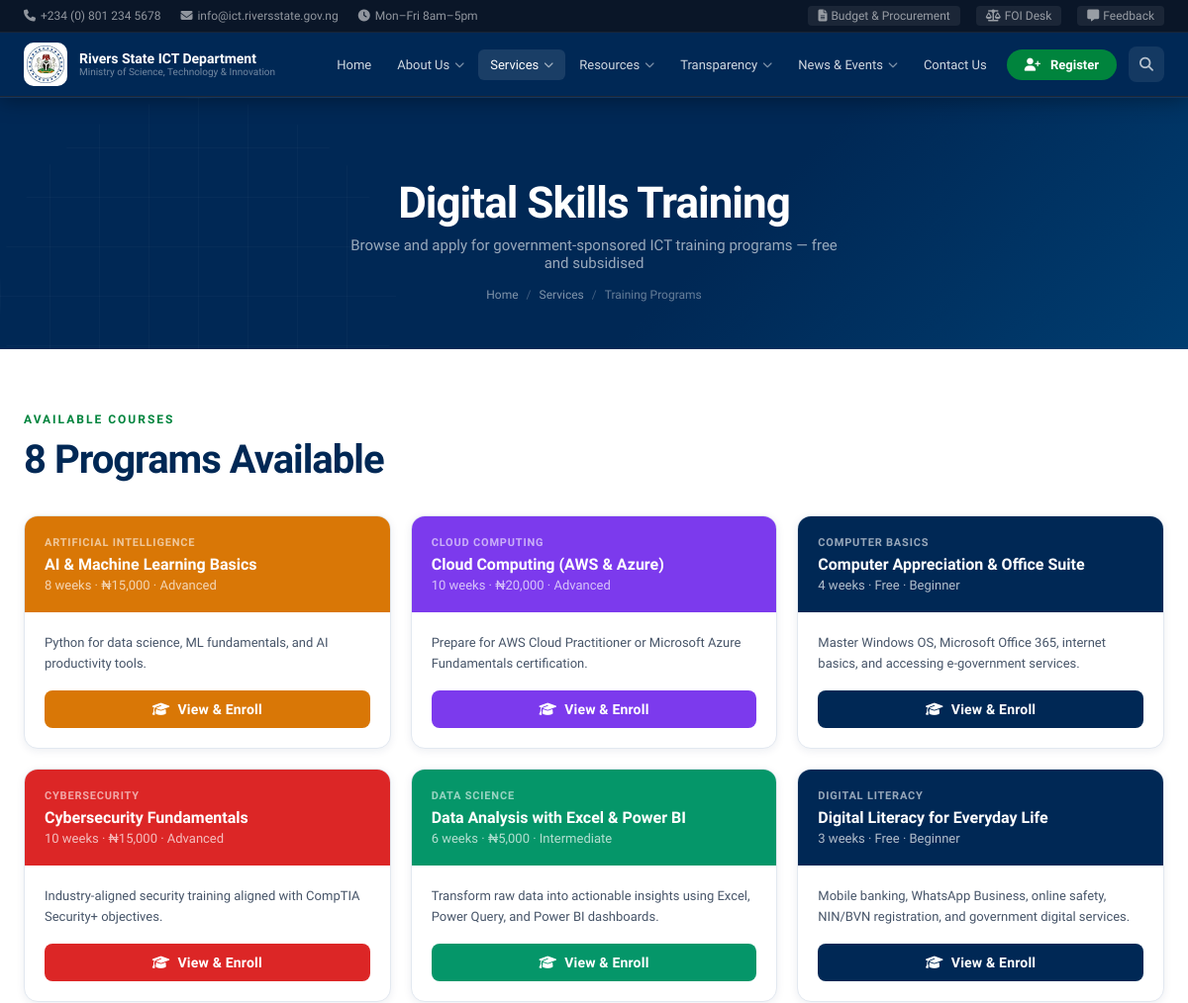
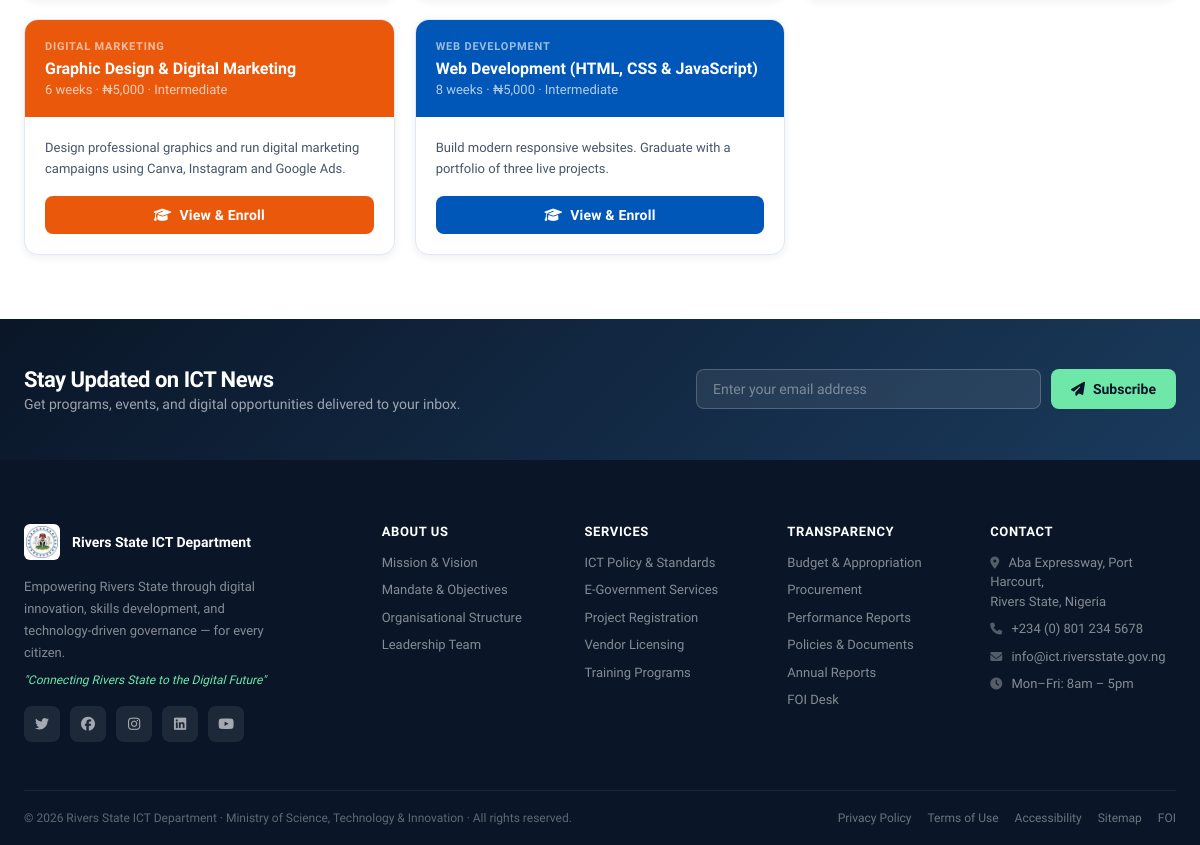
The app's page /services/training with its own data (2 pictures, top to bottom).
### app/models/models.py (models this page shows)
class Base(DeclarativeBase):
    pass

class Course(Base):
    __tablename__ = "courses"
    id = Column(String(36), primary_key=True, default=gen_uuid)
    title = Column(String(300), nullable=False); category = Column(String(100), nullable=False)
    description = Column(Text); duration_weeks = Column(Integer)
    fee = Column(Float, default=0.0); is_free = Column(Boolean, default=True)
    level = Column(String(50)); is_active = Column(Boolean, default=True)
    created_at = Column(DateTime, default=datetime.utcnow)
    sessions = relationship("TrainingSession", back_populates="course")

### app/routers/services_all.py (the view)
@training_router.get("", response_class=HTMLResponse)
async def training_index(request: Request, db: AsyncSession = Depends(get_db)):
    user = await get_current_user(request, db)
    courses = (await db.execute(select(Course).where(Course.is_active == True).order_by(Course.title))).scalars().all()
    return templates.TemplateResponse(request, "services/training/index.html", {
        "request": request, "page": "services", "user": user, "courses": courses
    })

### app/templates/services/training/index.html (shortened to what this page needs)
{% extends "base.html" %}
{% block content %}
<div class="page-header"><div class="ph-inner">
  <h1>Digital Skills Training</h1>
  <p>Browse and apply for government-sponsored ICT training programs — free and subsidised</p>
  <div class="breadcrumb"><a href="/">Home</a><span class="sep">/</span><a href="/services">Services</a><span class="sep">/</span><span>Training Programs</span></div>
</div></div>
<section class="section"><div class="section-inner">
  <div style="display:flex;justify-content:space-between;align-items:center;margin-bottom:32px;flex-wrap:wrap;gap:14px">
    <div><div class="section-label">Available Courses</div><div class="section-title" style="margin-bottom:0">{{ courses|length }} Programs Available</div></div>
  </div>
  {% if courses %}
  <div style="display:grid;grid-template-columns:repeat(auto-fill,minmax(300px,1fr));gap:20px">
    {% for c in courses %}
    {% set cat_color = {"Web Development":"#0057B8","Cybersecurity":"#dc2626","Cloud Computing":"#7c3aed","Artificial Intelligence":"#d97706","Data Science":"#059669","UI/UX":"#0891b2","Graphics Design":"#db2777","Digital Marketing":"#ea580c"} %}
    <div style="background:white;border:1px solid var(--gray-200);border-radius:14px;overflow:hidden;box-shadow:var(--shadow-sm)">
      <div style="background:{{ cat_color.get(c.category,'var(--navy)') }};padding:20px;color:white">
        <div style="font-size:11px;font-weight:700;text-transform:uppercase;letter-spacing:.8px;color:rgba(255,255,255,.6);margin-bottom:6px">{{ c.category }}</div>
        <h3 style="font-size:16px;font-weight:700;margin-bottom:4px">{{ c.title }}</h3>
        <div style="font-size:13px;color:rgba(255,255,255,.7)">{{ c.duration_weeks or "?" }} weeks · {% if c.is_free %}Free{% else %}₦{{ "{:,.0f}".format(c.fee) }}{% endif %} · {{ c.level or "All levels" }}</div>
      </div>
      <div style="padding:20px">
        <p style="font-size:13px;color:var(--gray-600);line-height:1.65;margin-bottom:16px">{{ c.description or "Comprehensive hands-on training with government certification." }}</p>
        <a href="/services/training/course/{{ c.id }}" class="btn btn-primary" style="width:100%;justify-content:center;background:{{ cat_color.get(c.category,'var(--navy)') }}"><i class="fas fa-graduation-cap"></i> View &amp; Enroll</a>
      </div>
    </div>
    {% endfor %}
  </div>
  {% else %}
  <div style="text-align:center;padding:80px 0;color:var(--gray-400)"><i class="fas fa-graduation-cap" style="font-size:48px;display:block;margin-bottom:16px;opacity:.3"></i><p>No courses available at this time. Check back soon.</p></div>
  {% endif %}
</div></section>
{% endblock %}

### app/templates/base.html (shortened to what this page needs)
<!DOCTYPE html>
<html lang="en">
<head>
  <link rel="stylesheet" href="https://cdnjs.cloudflare.com/ajax/libs/font-awesome/6.5.0/css/all.min.css">
  <link rel="stylesheet" href="/static/css/main.css">
</head>
<body>
<nav class="mega-nav" role="navigation" aria-label="Main navigation">
  <div class="top-bar" aria-label="Utility bar">
    <div class="top-bar-inner">
      <div class="top-bar-left">
        <span><i class="fas fa-phone" style="margin-right:5px"></i>+234 (0) 801 234 5678</span>
        <span><i class="fas fa-envelope" style="margin-right:5px"></i>info@ict.riversstate.gov.ng</span>
        <span><i class="fas fa-clock" style="margin-right:5px"></i>Mon–Fri 8am–5pm</span>
      </div>
      <div class="top-bar-right">
        <a href="/transparency"><i class="fas fa-file-alt" style="margin-right:4px"></i>Budget &amp; Procurement</a>
        <a href="/foi"><i class="fas fa-balance-scale" style="margin-right:4px"></i>FOI Desk</a>
        <a href="/contact#feedback"><i class="fas fa-comment-alt" style="margin-right:4px"></i>Feedback</a>
      </div>
    </div>
  </div>
  <div class="nav-main">
    <a class="nav-brand" href="/" aria-label="Rivers State ICT Department Home">
      <div class="nav-logo-box" style="background:white;padding:3px">
        <img src="/static/images/riverslogo.png" alt="Rivers State Coat of Arms" style="width:38px;height:38px;object-fit:contain;display:block">
      </div>
      <div class="nav-brand-text">
        <span class="t1">Rivers State ICT Department</span>
        <span class="t2">Ministry of Science, Technology &amp; Innovation</span>
      </div>
    </a>
    <div class="nav-links" role="menubar">
      <div class="nav-item" role="none">
        <a href="/" role="menuitem" class="{% if page=='home' %}active{% endif %}">Home</a>
      </div>
      <div class="nav-item" role="none">
        <a href="/about" role="menuitem" class="{% if page in ['about','staff','mandate','structure'] %}active{% endif %}">About Us <i class="fas fa-chevron-down arr"></i></a>
      </div>
      <div class="nav-item" role="none">
        <a href="/services" role="menuitem" class="{% if page in ['services','programs','training','vendor','project-reg'] %}active{% endif %}">Services <i class="fas fa-chevron-down arr"></i></a>
      </div>
      <div class="nav-item" role="none">
        <a href="/resources" role="menuitem" class="{% if page in ['resources','publications','annual-reports'] %}active{% endif %}">Resources <i class="fas fa-chevron-down arr"></i></a>
      </div>
      <div class="nav-item" role="none">
        <a href="/transparency" role="menuitem" class="{% if page in ['transparency','procurement','performance'] %}active{% endif %}">Transparency <i class="fas fa-chevron-down arr"></i></a>
      </div>
      <div class="nav-item" role="none">
        <a href="/news" role="menuitem" class="{% if page in ['news','gallery','events'] %}active{% endif %}">News &amp; Events <i class="fas fa-chevron-down arr"></i></a>
      </div>
      <div class="nav-item" role="none">
        <a href="/contact" role="menuitem" class="{% if page=='contact' %}active{% endif %}">Contact Us</a>
      </div>
      <div class="nav-item" role="none">
        <a href="/register" class="nav-cta" role="menuitem"><i class="fas fa-user-plus" style="margin-right:5px"></i>Register</a>
      </div>
    </div>
    <div class="nav-actions">
      <button class="nav-icon-btn" onclick="toggleSearch()" aria-label="Search site"><i class="fas fa-search"></i></button>
    </div>
  </div>
  <div class="search-bar" id="searchBar" role="search">
  </div>
</nav>
<div class="mobile-drawer" id="mobileDrawer" aria-modal="true" role="dialog">
</div>
<main id="main-content">
  {% block content %}{% endblock %}
</main>
{% block newsletter %}
<section class="newsletter-strip" aria-label="Newsletter subscription">
  <div class="nl-inner">
    <div class="nl-text">
      <h3>Stay Updated on ICT News</h3>
      <p>Get programs, events, and digital opportunities delivered to your inbox.</p>
    </div>
    <form class="nl-form" onsubmit="submitNewsletter(event)">
      <input type="email" name="email" placeholder="Enter your email address" required aria-label="Email address">
      <button type="submit"><i class="fas fa-paper-plane"></i> Subscribe</button>
    </form>
  </div>
</section>
{% endblock %}
<footer role="contentinfo">
  <div class="footer-inner">
    <div class="footer-top">
      <div class="footer-brand">
        <div class="fb-logo"><img src="/static/images/riverslogo.png" alt="Rivers State Coat of Arms" style="width:36px;height:36px;object-fit:contain;background:white;border-radius:6px;padding:2px"><span>Rivers State ICT Department</span></div>
        <p>Empowering Rivers State through digital innovation, skills development, and technology-driven governance — for every citizen.</p>
        <p class="footer-slogan">"Connecting Rivers State to the Digital Future"</p>
        <div class="social-links">
          <a href="#" class="social-link" aria-label="Twitter"><i class="fab fa-twitter"></i></a>
          <a href="#" class="social-link" aria-label="Facebook"><i class="fab fa-facebook"></i></a>
          <a href="#" class="social-link" aria-label="Instagram"><i class="fab fa-instagram"></i></a>
          <a href="#" class="social-link" aria-label="LinkedIn"><i class="fab fa-linkedin"></i></a>
          <a href="#" class="social-link" aria-label="YouTube"><i class="fab fa-youtube"></i></a>
        </div>
      </div>
      <div class="footer-col">
        <h4>About Us</h4>
        <a href="/about">Mission &amp; Vision</a>
        <a href="/mandate">Mandate &amp; Objectives</a>
        <a href="/structure">Organisational Structure</a>
        <a href="/staff">Leadership Team</a>
      </div>
      <div class="footer-col">
        <h4>Services</h4>
        <a href="/services">ICT Policy &amp; Standards</a>
        <a href="/services#egovt">E-Government Services</a>
        <a href="/project-registration">Project Registration</a>
        <a href="/vendor-licensing">Vendor Licensing</a>
        <a href="/programs">Training Programs</a>
      </div>
      <div class="footer-col">
        <h4>Transparency</h4>
        <a href="/transparency">Budget &amp; Appropriation</a>
        <a href="/procurement">Procurement</a>
        <a href="/performance">Performance Reports</a>
        <a href="/resources">Policies &amp; Documents</a>
        <a href="/annual-reports">Annual Reports</a>
        <a href="/foi">FOI Desk</a>
      </div>
      <div class="footer-col">
        <h4>Contact</h4>
        <p><i class="fas fa-map-marker-alt"></i> Aba Expressway, Port Harcourt,<br>Rivers State, Nigeria</p>
        <p><i class="fas fa-phone"></i> +234 (0) 801 234 5678</p>
        <p><i class="fas fa-envelope"></i> info@ict.riversstate.gov.ng</p>
        <p><i class="fas fa-clock"></i> Mon–Fri: 8am – 5pm</p>
      </div>
    </div>
    <div class="footer-bottom">
      <p>© 2026 Rivers State ICT Department · Ministry of Science, Technology &amp; Innovation · All rights reserved.</p>
      <div class="footer-links">
        <a href="/resources#privacy">Privacy Policy</a>
        <a href="/resources#terms">Terms of Use</a>
        <a href="/resources#accessibility">Accessibility</a>
        <a href="/sitemap">Sitemap</a>
        <a href="/foi">FOI</a>
      </div>
    </div>
  </div>
</footer>
</body>
</html>

### app/templates/base.html (style rules this page uses)
.mega-nav { background:var(--navy); position:fixed;top:0;left:0;right:0;z-index:1000;box-shadow:0 2px 20px rgba(0,0,0,.35); }
.top-bar { background:#0a1628;border-bottom:1px solid rgba(255,255,255,.06);padding:6px 0; }
.top-bar-inner { max-width:1280px;margin:0 auto;padding:0 24px;display:flex;justify-content:space-between;align-items:center;font-size:12px;color:rgba(255,255,255,.55); }
.top-bar a { color:rgba(255,255,255,.55);text-decoration:none; }
.top-bar-left { display:flex;gap:20px;align-items:center; }
.top-bar-right { display:flex;gap:16px;align-items:center; }
.top-bar-right a { background:rgba(255,255,255,.07);padding:3px 10px;border-radius:4px; }
.nav-main { max-width:1280px;margin:0 auto;padding:0 24px;display:flex;align-items:center;justify-content:space-between;height:64px; }
.nav-brand { display:flex;align-items:center;gap:12px;text-decoration:none; }
.nav-logo-box { width:44px;height:44px;border-radius:10px;background:linear-gradient(135deg,#0057B8,#003380);display:flex;align-items:center;justify-content:center;font-weight:800;font-size:15px;color:white;letter-spacing:.5px;flex-shrink:0; }
.nav-brand-text .t1 { display:block;font-size:14px;font-weight:700;color:white;line-height:1.2; }
.nav-brand-text .t2 { display:block;font-size:10px;color:rgba(255,255,255,.45);line-height:1.2; }
.nav-links { display:flex;align-items:center;gap:2px; }
.nav-links > .nav-item { position:relative; }
.nav-links > .nav-item > a { display:flex;align-items:center;gap:5px;padding:8px 12px;color:rgba(255,255,255,.82);font-size:13px;font-weight:500;border-radius:6px;text-decoration:none;transition:all .2s;white-space:nowrap; }
.nav-links > .nav-item > a:hover, .nav-links > .nav-item > a.active { color:white;background:rgba(255,255,255,.1); }
.nav-links > .nav-item > a .arr { font-size:10px;opacity:.6; }
.nav-cta { background:linear-gradient(135deg,#00843D,#006830);color:white!important;padding:8px 18px!important;border-radius:20px!important;font-weight:600!important; }
.nav-actions { display:flex;gap:8px;align-items:center; }
.nav-icon-btn { width:36px;height:36px;border-radius:8px;background:rgba(255,255,255,.08);border:none;color:rgba(255,255,255,.7);display:flex;align-items:center;justify-content:center;cursor:pointer;font-size:14px;transition:.2s; }
.search-bar { background:#0a1628;border-top:1px solid rgba(255,255,255,.08);padding:0;max-height:0;overflow:hidden;transition:all .3s; }
.mobile-drawer { position:fixed;inset:0;z-index:2000;pointer-events:none; }
.page-header { background:linear-gradient(135deg,var(--navy) 0%,#002855 60%,#003d70 100%);padding:80px 0 48px;margin-top:99px;position:relative;overflow:hidden; }
.page-header::before { content:'';position:absolute;inset:0;background-image:linear-gradient(rgba(255,255,255,.025) 1px,transparent 1px),linear-gradient(90deg,rgba(255,255,255,.025) 1px,transparent 1px);background-size:50px 50px; }
.page-header .ph-inner { max-width:1280px;margin:0 auto;padding:0 24px;position:relative;z-index:1; }
.page-header h1 { font-size:clamp(26px,4vw,44px);font-weight:800;color:white;letter-spacing:-1px;margin-bottom:8px; }
.page-header p { font-size:15px;color:rgba(255,255,255,.6);margin-bottom:16px; }
.breadcrumb { display:flex;align-items:center;gap:8px;font-size:12px;color:rgba(255,255,255,.4); }
.breadcrumb a { color:rgba(255,255,255,.5);text-decoration:none; }
.breadcrumb .sep { color:rgba(255,255,255,.25); }

### records on screen
Course: category "ARTIFICIAL INTELLIGENCE", title "AI & Machine Learning Basics", duration_weeks "8", fee "15,000", level "Advanced", description "Python for data science, ML fundamentals, and AI productivity tools."
Course: category "CLOUD COMPUTING", title "Cloud Computing (AWS & Azure)", duration_weeks "10", fee "20,000", level "Advanced", description "Prepare for AWS Cloud Practitioner or Microsoft Azure Fundamentals certification."
Course: category "COMPUTER BASICS", title "Computer Appreciation & Office Suite", duration_weeks "4", is_free "Free", level "Beginner", description "Master Windows OS, Microsoft Office 365, internet basics, and accessing e-government services."
Course: category "CYBERSECURITY", title "Cybersecurity Fundamentals", duration_weeks "10", fee "15,000", level "Advanced", description "Industry-aligned security training aligned with CompTIA Security+ objectives."
Course: category "DATA SCIENCE", title "Data Analysis with Excel & Power BI", duration_weeks "6", fee "5,000", level "Intermediate", description "Transform raw data into actionable insights using Excel, Power Query, and Power BI dashboards."
Course: category "DIGITAL LITERACY", title "Digital Literacy for Everyday Life", duration_weeks "3", is_free "Free", level "Beginner", description "Mobile banking, WhatsApp Business, online safety, NIN/BVN registration, and government digital services."
Course: category "DIGITAL MARKETING", title "Graphic Design & Digital Marketing", duration_weeks "6", fee "5,000", level "Intermediate", description "Design professional graphics and run digital marketing campaigns using Canva, Instagram and Google Ads."
Course: category "WEB DEVELOPMENT", title "Web Development (HTML, CSS & JavaScript)", duration_weeks "8", fee "5,000", level "Intermediate", description "Build modern responsive websites. Graduate with a portfolio of three live projects."

### other values on screen
{{ courses|length }} "8"
